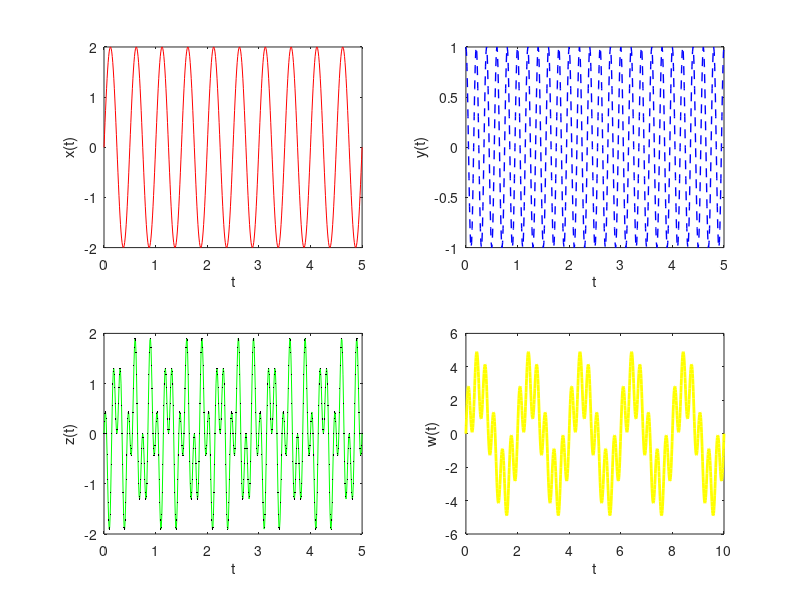

Write MATLAB code to recreate this figure.
clear
close
clc

dt = 0.01;

% a)
t_5 = 0:dt:5;
x = 2*sin(4*pi*t_5);
subplot(2,2,1)
plot(t_5,x,'r-')
xlabel('t')
ylabel('x(t)')

% b)
y = cos(10*pi*t_5);
subplot(2,2,2)
plot(t_5,y,'b--','LineWidth',1)
xlabel('t')
ylabel('y(t)')

% c)
z = x.*y;
subplot(2,2,3)
plot(t_5,z,'g-',t_5,z,'k.','MarkerSize',3)
xlabel('t')
ylabel('z(t)')

%d)
t_10 = 0:dt:10;
w = 3.*sin(pi.*t_10) + 2.*sin(6.*pi.*t_10);
subplot(2,2,4)
plot(t_10,w,'y-','LineWidth',2)
xlabel('t')
ylabel('w(t)')